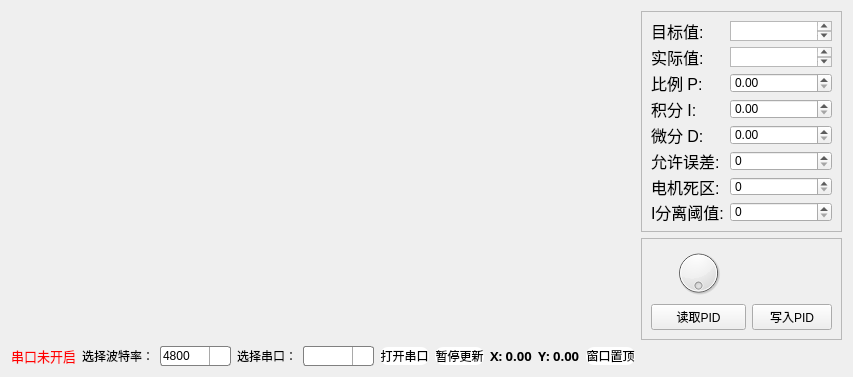
<?xml version="1.0" encoding="UTF-8"?>
<ui version="4.0">
 <class>Chart</class>
 <widget class="QWidget" name="Chart">
  <property name="geometry">
   <rect>
    <x>0</x>
    <y>0</y>
    <width>853</width>
    <height>369</height>
   </rect>
  </property>
  <property name="windowTitle">
   <string>Form</string>
  </property>
  <layout class="QGridLayout" name="gridLayout_4">
   <item row="0" column="0" rowspan="2" colspan="6">
    <widget class="QCustomPlot" name="chartWidget" native="true">
     <property name="styleSheet">
      <string notr="true"/>
     </property>
    </widget>
   </item>
   <item row="0" column="6">
    <widget class="QFrame" name="frame">
     <property name="minimumSize">
      <size>
       <width>201</width>
       <height>221</height>
      </size>
     </property>
     <property name="maximumSize">
      <size>
       <width>201</width>
       <height>221</height>
      </size>
     </property>
     <property name="frameShape">
      <enum>QFrame::StyledPanel</enum>
     </property>
     <property name="frameShadow">
      <enum>QFrame::Raised</enum>
     </property>
     <layout class="QGridLayout" name="gridLayout_2">
      <item row="0" column="0">
       <layout class="QFormLayout" name="formLayout">
        <item row="0" column="0">
         <widget class="QLabel" name="label_4">
          <property name="font">
           <font>
            <pointsize>12</pointsize>
           </font>
          </property>
          <property name="text">
           <string>目标值:</string>
          </property>
         </widget>
        </item>
        <item row="0" column="1">
         <widget class="QTextBrowser" name="target_val_Text">
          <property name="styleSheet">
           <string notr="true">QLineEdit {
	/* 边框1px宽，颜色为深紫色 */
    border: 1px solid rgb(41, 57, 85);
	/* 给定3px边框圆角 */
    border-radius: 3px;
	/* 背景色定为白色吧 */
    background: white;
	/* 文本的大小 */
    font-size: 14px ;
}
 
QLineEdit:hover {
	/* 鼠标悬停时，我们将编辑框的边框设置为蓝色 */
    border: 1px solid blue; 
}</string>
          </property>
         </widget>
        </item>
        <item row="1" column="0">
         <widget class="QLabel" name="label_5">
          <property name="font">
           <font>
            <pointsize>12</pointsize>
           </font>
          </property>
          <property name="text">
           <string>实际值:</string>
          </property>
         </widget>
        </item>
        <item row="1" column="1">
         <widget class="QTextBrowser" name="fact_val_Text"/>
        </item>
        <item row="2" column="0">
         <widget class="QLabel" name="label_6">
          <property name="font">
           <font>
            <pointsize>12</pointsize>
           </font>
          </property>
          <property name="text">
           <string>比例 P:</string>
          </property>
         </widget>
        </item>
        <item row="2" column="1">
         <widget class="QDoubleSpinBox" name="pLineEdit"/>
        </item>
        <item row="3" column="0">
         <widget class="QLabel" name="label_7">
          <property name="font">
           <font>
            <pointsize>12</pointsize>
           </font>
          </property>
          <property name="text">
           <string>积分 I:</string>
          </property>
         </widget>
        </item>
        <item row="3" column="1">
         <widget class="QDoubleSpinBox" name="iLineEdit"/>
        </item>
        <item row="4" column="0">
         <widget class="QLabel" name="label_8">
          <property name="font">
           <font>
            <pointsize>12</pointsize>
           </font>
          </property>
          <property name="text">
           <string>微分 D:</string>
          </property>
         </widget>
        </item>
        <item row="4" column="1">
         <widget class="QDoubleSpinBox" name="dLineEdit"/>
        </item>
        <item row="5" column="0">
         <widget class="QLabel" name="label_11">
          <property name="font">
           <font>
            <pointsize>12</pointsize>
           </font>
          </property>
          <property name="text">
           <string>允许误差:</string>
          </property>
         </widget>
        </item>
        <item row="5" column="1">
         <widget class="QSpinBox" name="allowable_error_QSpinBox"/>
        </item>
        <item row="6" column="0">
         <widget class="QLabel" name="label_9">
          <property name="font">
           <font>
            <pointsize>12</pointsize>
           </font>
          </property>
          <property name="text">
           <string>电机死区:</string>
          </property>
         </widget>
        </item>
        <item row="6" column="1">
         <widget class="QSpinBox" name="dead_zone_spinBox"/>
        </item>
        <item row="7" column="0">
         <widget class="QLabel" name="label_10">
          <property name="font">
           <font>
            <pointsize>12</pointsize>
           </font>
          </property>
          <property name="text">
           <string>I分离阈值:</string>
          </property>
         </widget>
        </item>
        <item row="7" column="1">
         <widget class="QSpinBox" name="I_Separate_spinBox"/>
        </item>
       </layout>
      </item>
     </layout>
    </widget>
   </item>
   <item row="1" column="6">
    <widget class="QFrame" name="frame_2">
     <property name="minimumSize">
      <size>
       <width>201</width>
       <height>0</height>
      </size>
     </property>
     <property name="maximumSize">
      <size>
       <width>201</width>
       <height>16777215</height>
      </size>
     </property>
     <property name="frameShape">
      <enum>QFrame::StyledPanel</enum>
     </property>
     <property name="frameShadow">
      <enum>QFrame::Raised</enum>
     </property>
     <layout class="QGridLayout" name="gridLayout_3">
      <item row="2" column="0">
       <widget class="QPushButton" name="readPidButton">
        <property name="text">
         <string>读取PID</string>
        </property>
       </widget>
      </item>
      <item row="2" column="1">
       <widget class="QPushButton" name="writePidButton">
        <property name="text">
         <string>写入PID</string>
        </property>
       </widget>
      </item>
      <item row="1" column="0">
       <widget class="QDial" name="dial">
        <property name="wrapping">
         <bool>true</bool>
        </property>
       </widget>
      </item>
     </layout>
    </widget>
   </item>
   <item row="2" column="0">
    <widget class="QLabel" name="serialTipLabel">
     <property name="font">
      <font>
       <family>宋体</family>
       <pointsize>10</pointsize>
      </font>
     </property>
     <property name="styleSheet">
      <string notr="true">color: rgb(255, 0, 0);</string>
     </property>
     <property name="text">
      <string>串口未开启</string>
     </property>
    </widget>
   </item>
   <item row="2" column="1">
    <layout class="QGridLayout" name="gridLayout">
     <item row="0" column="1">
      <widget class="QComboBox" name="baudComboBox">
       <property name="styleSheet">
        <string notr="true">QComboBox {
    border: 1px solid gray;
    border-radius: 3px;
    padding: 1px 2px 1px 2px;
	max-width: 6em;
}

QComboBox::drop-down {
    subcontrol-origin: padding;
    subcontrol-position: top right;
    width: 20px;
    border-left-width: 1px;
    border-left-color: darkgray;
    border-left-style: solid;
    border-top-right-radius: 3px; 
    border-bottom-right-radius: 3px;
}

QComboBox::down-arrow {
    image: url(://image/down_arrow_16.png);
}
</string>
       </property>
       <item>
        <property name="text">
         <string>4800</string>
        </property>
       </item>
       <item>
        <property name="text">
         <string>9600</string>
        </property>
       </item>
       <item>
        <property name="text">
         <string>19200</string>
        </property>
       </item>
       <item>
        <property name="text">
         <string>38400</string>
        </property>
       </item>
       <item>
        <property name="text">
         <string>57600</string>
        </property>
       </item>
       <item>
        <property name="text">
         <string>115200</string>
        </property>
       </item>
       <item>
        <property name="text">
         <string>128000</string>
        </property>
       </item>
       <item>
        <property name="text">
         <string>256000</string>
        </property>
       </item>
      </widget>
     </item>
     <item row="0" column="3">
      <widget class="QComboBox" name="portComboBox">
       <property name="styleSheet">
        <string notr="true">QComboBox {
    border: 1px solid gray;
    border-radius: 3px;
    padding: 1px 2px 1px 2px;
	max-width: 6em;
}

QComboBox::drop-down {
    subcontrol-origin: padding;
    subcontrol-position: top right;
    width: 20px;
    border-left-width: 1px;
    border-left-color: darkgray;
    border-left-style: solid;
    border-top-right-radius: 3px; 
    border-bottom-right-radius: 3px;
}

QComboBox::down-arrow {
    image: url(://image/down_arrow_16.png);
}
</string>
       </property>
      </widget>
     </item>
     <item row="0" column="2">
      <widget class="QLabel" name="portLabel">
       <property name="font">
        <font>
         <family>宋体</family>
         <pointsize>9</pointsize>
        </font>
       </property>
       <property name="text">
        <string>选择串口：</string>
       </property>
      </widget>
     </item>
     <item row="0" column="0">
      <widget class="QLabel" name="baudLabel">
       <property name="font">
        <font>
         <family>宋体</family>
         <pointsize>9</pointsize>
        </font>
       </property>
       <property name="text">
        <string>选择波特率：</string>
       </property>
      </widget>
     </item>
    </layout>
   </item>
   <item row="2" column="2">
    <widget class="QPushButton" name="openSerialButton">
     <property name="styleSheet">
      <string notr="true">/*按钮普通态*/
QPushButton
{
    /*背景颜色*/  
    background-color:rgb(255 , 255 , 255);
    /*边框圆角半径为8像素*/ 
    border-radius:8px;
}

/*按钮停留态*/
QPushButton:hover
{
    /*背景颜色*/  
    background-color:rgb(197, 212, 244);
}

/*按钮按下态*/
QPushButton:pressed
{
    /*背景颜色*/  
    background-color: rgb(162, 188, 228);
    /*左内边距为3像素，让按下时字向右移动3像素*/  
    padding-left:3px;
    /*上内边距为3像素，让按下时字向下移动3像素*/  
    padding-top:3px;
}</string>
     </property>
     <property name="text">
      <string>打开串口</string>
     </property>
    </widget>
   </item>
   <item row="2" column="3">
    <widget class="QPushButton" name="pauseUpdateButton">
     <property name="styleSheet">
      <string notr="true">/*按钮普通态*/
QPushButton
{
    /*背景颜色*/  
    background-color:rgb(255 , 255 , 255);
    /*边框圆角半径为8像素*/ 
    border-radius:8px;
}</string>
     </property>
     <property name="text">
      <string>暂停更新</string>
     </property>
    </widget>
   </item>
   <item row="2" column="4">
    <layout class="QGridLayout" name="gridLayout_7">
     <item row="0" column="0">
      <widget class="QLabel" name="xLabel">
       <property name="font">
        <font>
         <family>宋体</family>
         <pointsize>10</pointsize>
         <weight>75</weight>
         <bold>true</bold>
        </font>
       </property>
       <property name="text">
        <string>X: 0.00</string>
       </property>
      </widget>
     </item>
     <item row="0" column="1">
      <widget class="QLabel" name="yLabel">
       <property name="font">
        <font>
         <family>宋体</family>
         <pointsize>10</pointsize>
         <weight>75</weight>
         <bold>true</bold>
        </font>
       </property>
       <property name="text">
        <string>Y: 0.00</string>
       </property>
      </widget>
     </item>
    </layout>
   </item>
   <item row="2" column="5">
    <widget class="QPushButton" name="windowTopButton">
     <property name="styleSheet">
      <string notr="true">/*按钮普通态*/
QPushButton
{
    /*背景颜色*/  
    background-color:rgb(255 , 255 , 255);
    /*边框圆角半径为8像素*/ 
    border-radius:8px;
}</string>
     </property>
     <property name="text">
      <string>窗口置顶</string>
     </property>
     <property name="shortcut">
      <string/>
     </property>
    </widget>
   </item>
  </layout>
 </widget>
 <customwidgets>
  <customwidget>
   <class>QCustomPlot</class>
   <extends>QWidget</extends>
   <header location="global">qcustomplot.h</header>
   <container>1</container>
  </customwidget>
 </customwidgets>
 <resources/>
 <connections/>
</ui>
